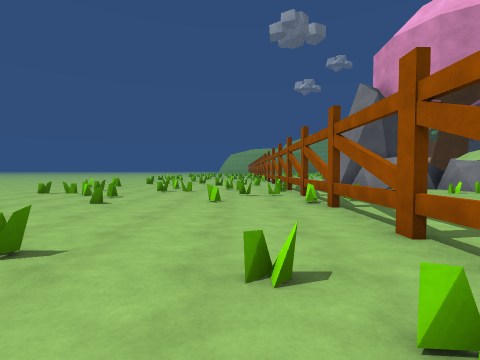
view 1 (above)

13 first-person views from a walk through a 3-D level made in the Unity game engine. The camera is 1.3 m above the floor, tilts 2° down and sees 85° across. The floor is counted in squares, 2 m on a side. Each view is taken from the middle of a square. On the plan, view 1 faces up. The plan holds only what a view shows up to about 9 squares ahead; the rest is blank. The place goes on beyond the plan. The player is left out. Some animated figures are not drawn. Surface patterns are stand-ins for the level's own textures.

view 2
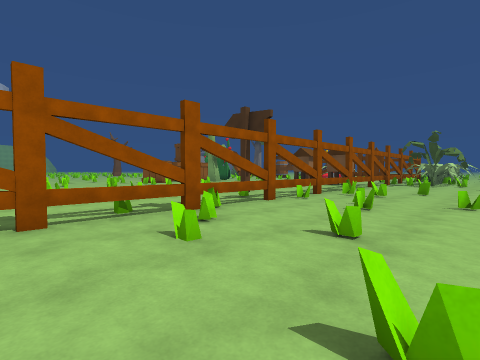

view 3
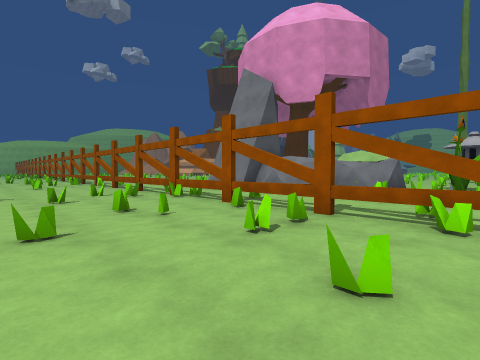

view 4
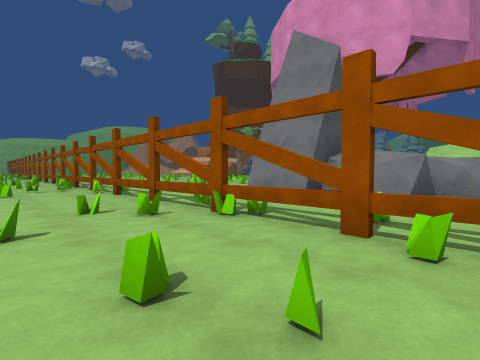

view 5
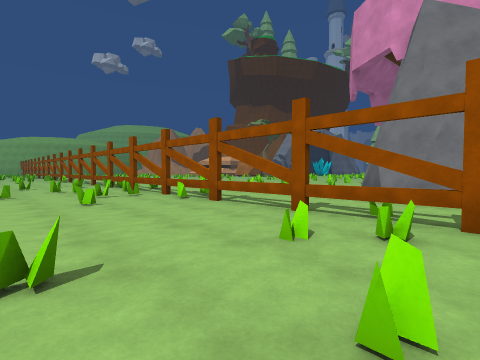

view 6
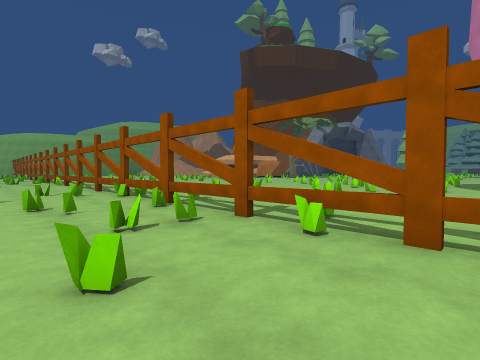

view 7
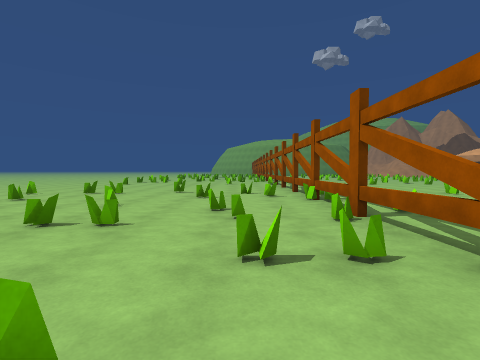

view 8
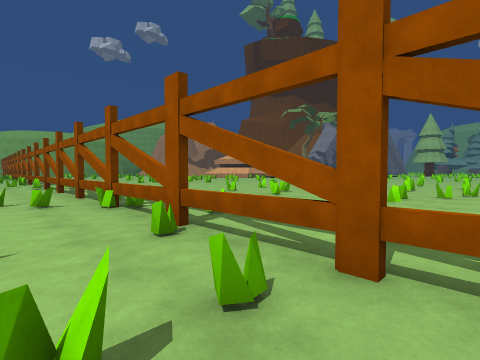

view 9
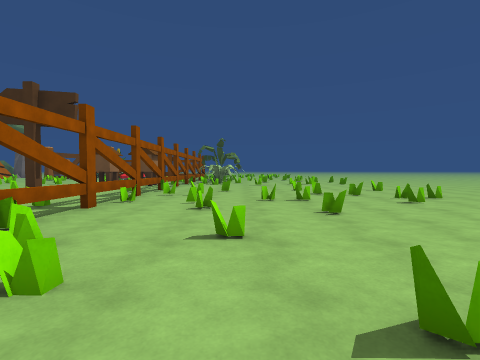

view 10
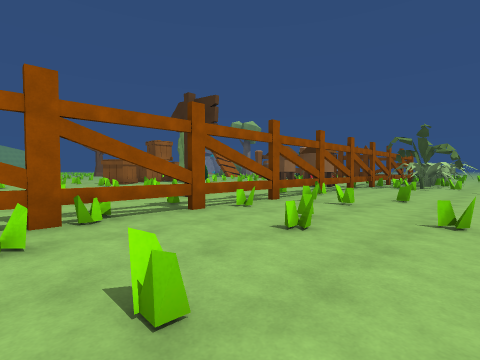

view 11
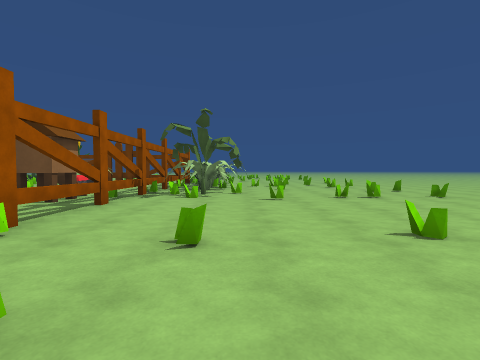

view 12
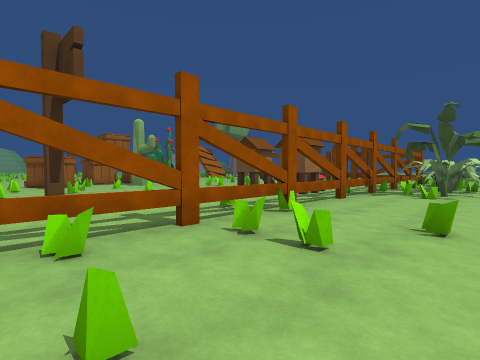

view 13
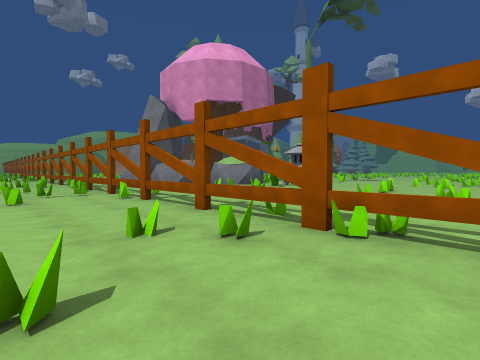

### Floor plan
Key: @ floor where view 1 was taken; # wall or solid block; . floor; = window, fence, low wall or low ledge; T thing the floor can be seen under or through; R rock; S sign; O other object.
Columns run from 2 left of view 1 to 11 right of it. Each row starts with its distance up from view 1.
 25 ....#
 24 =...#  ..
 23 ..==#. .=.
 22 .=..#. .==
 21 =...=. ...
 20 ..=.#= ..
 19 =...=.  ==..=.
 18 ..==#. ...=...
 17 ....=......=
 16 ....#..  ..=
 15 ....=..
 14 ....T..
 13 =...T..RRR
 12 ..==T.RRR
 11 .=..T..RR
 10 ....T..RRR
  9 ..=.T=.  RR
  8 =...=.. =RR
  7 ..==#.... =
  6 ....=.... #OO
  5 ....#..    OO
  4 ....=.
  3 ....#..
  2 =.=.=..  .=
  1 ...=#.. =....
  0 .=@.=.. ==...
 -1 =...T..
 -2 ..=.T=.
 -3 =...T.S ==..=
 -4 ..==T..  .==
 -5 .=..T..  ...
 -6 ....T..
 -7 ....=.
 -8 ....#.
 -9 =.=.=O

Positions as (right, up) in squares from view 1, and headings:
1: (0, 0), facing up
2: (-2, 3), facing down-right
3: (-2, 5), facing up-right
4: (-1, 8), facing up-right
5: (-2, 11), facing up-right
6: (-1, 15), facing up-right
7: (0, 16), facing up
8: (0, 17), facing up-right
9: (-1, 3), facing down
10: (-2, 1), facing down-right
11: (-1, -3), facing down
12: (-1, -2), facing down-right
13: (-1, -1), facing up-right
